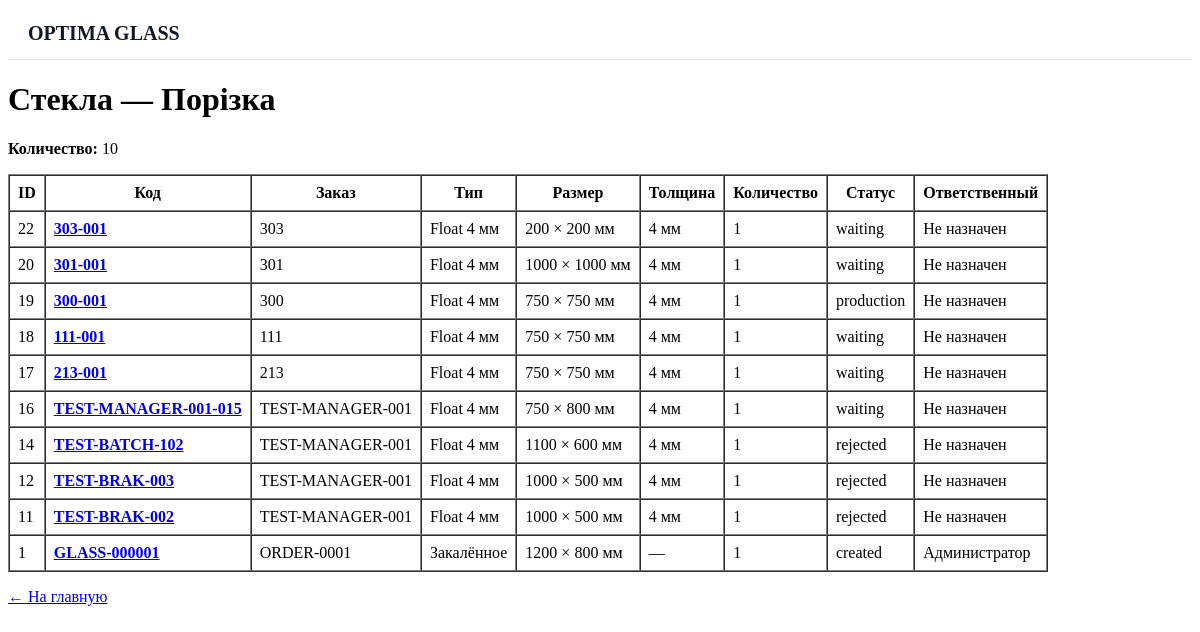
/stage.php?stage=Порізка (signed in), run on the app's committed database.
### tables this page shows
CREATE TABLE glasses (
        id INTEGER PRIMARY KEY AUTOINCREMENT,
        code TEXT NOT NULL UNIQUE,
        order_number TEXT,
        glass_type TEXT,
        width INTEGER,
        height INTEGER,
        quantity INTEGER NOT NULL DEFAULT 1,
        status TEXT NOT NULL DEFAULT 'created',
        current_location TEXT,
        employee_id INTEGER,
        comment TEXT,
        created_at TEXT NOT NULL DEFAULT CURRENT_TIMESTAMP,
        updated_at TEXT NOT NULL DEFAULT CURRENT_TIMESTAMP, order_id INTEGER, order_item_id INTEGER, thickness REAL, route_id INTEGER, current_step_id INTEGER,
        FOREIGN KEY (employee_id) REFERENCES users(id)
    );

CREATE TABLE users (
        id INTEGER PRIMARY KEY AUTOINCREMENT,
        name TEXT NOT NULL,
        email TEXT NOT NULL UNIQUE,
        password TEXT NOT NULL,
        role TEXT NOT NULL DEFAULT 'employee',
        active INTEGER NOT NULL DEFAULT 1,
        created_at TEXT NOT NULL DEFAULT CURRENT_TIMESTAMP
    , stage_id INTEGER REFERENCES production_stages(id));

### public/stage.php (the view, shortened to what this page needs)
<?php
require __DIR__ . '/../src/db.php';
$stage = trim($_GET['stage'] ?? '');
$stmt = $db->prepare("
    SELECT
        g.id,
        g.code,
        g.order_number,
        g.glass_type,
        g.width,
        g.height,
        g.thickness,
        g.quantity,
        g.status,
        g.employee_id,
        u.name AS employee_name
    FROM glasses g
    LEFT JOIN route_steps rs
        ON rs.id = g.current_step_id
    LEFT JOIN users u
        ON u.id = g.employee_id
    WHERE rs.name = :stage
    ORDER BY g.id DESC
");
$stmt->execute([
    ':stage' => $stage,
]);
$glasses = $stmt->fetchAll();
?>
<!DOCTYPE html>
<html lang="ru">
<head>
</head>
<body>
<?php require __DIR__ . '/../src/partials/header.php'; ?>
<h1>
    Стекла — <?= htmlspecialchars($stage, ENT_QUOTES, 'UTF-8') ?>
</h1>
<p>
    <strong>Количество:</strong>
    <?= count($glasses) ?>
</p>
<?php if ($glasses): ?>
<table border="1" cellpadding="8" cellspacing="0">
    <thead>
        <tr>
            <th>ID</th>
            <th>Код</th>
            <th>Заказ</th>
            <th>Тип</th>
            <th>Размер</th>
            <th>Толщина</th>
            <th>Количество</th>
            <th>Статус</th>
            <th>Ответственный</th>
        </tr>
    </thead>
    <tbody>
    <?php foreach ($glasses as $glass): ?>
        <tr>
            <td>
                <?= (int) $glass['id'] ?>
            </td>
            <td>
                <a href="/glass.php?code=<?= urlencode($glass['code']) ?>">
                    <strong>
                        <?= htmlspecialchars($glass['code'], ENT_QUOTES, 'UTF-8') ?>
                    </strong>
                </a>
            </td>
            <td>
                <?= htmlspecialchars($glass['order_number'] ?? '', ENT_QUOTES, 'UTF-8') ?>
            </td>
            <td>
                <?= htmlspecialchars($glass['glass_type'] ?? '', ENT_QUOTES, 'UTF-8') ?>
            </td>
            <td>
                <?= (int) $glass['width'] ?>
                ×
                <?= (int) $glass['height'] ?>
                мм
            </td>
            <td>
                <?php if ($glass['thickness'] !== null): ?>
                    <?= htmlspecialchars((string) $glass['thickness'], ENT_QUOTES, 'UTF-8') ?> мм
                <?php else: ?>
                    —
                <?php endif; ?>
            </td>
            <td>
                <?= (int) $glass['quantity'] ?>
            </td>
            <td>
                <?= htmlspecialchars($glass['status'], ENT_QUOTES, 'UTF-8') ?>
            </td>
            <td>
                <?= htmlspecialchars($glass['employee_name'] ?? 'Не назначен', ENT_QUOTES, 'UTF-8') ?>
            </td>
        </tr>
    <?php endforeach; ?>
    </tbody>
</table>
<?php else: ?>
<p>
    На этом этапе сейчас нет стекол.
</p>
<?php endif; ?>
<p>
    <a href="/">← На главную</a>
</p>
</body>
</html>

### data on the page
glasses: id "22", code "303-001", order_number "303", glass_type "Float 4 мм", width "200", height "200", thickness "4", quantity "1", status "waiting", employee_name "Не назначен"
glasses: id "20", code "301-001", order_number "301", glass_type "Float 4 мм", width "1000", height "1000", thickness "4", quantity "1", status "waiting", employee_name "Не назначен"
glasses: id "19", code "300-001", order_number "300", glass_type "Float 4 мм", width "750", height "750", thickness "4", quantity "1", status "production", employee_name "Не назначен"
glasses: id "18", code "111-001", order_number "111", glass_type "Float 4 мм", width "750", height "750", thickness "4", quantity "1", status "waiting", employee_name "Не назначен"
glasses: id "17", code "213-001", order_number "213", glass_type "Float 4 мм", width "750", height "750", thickness "4", quantity "1", status "waiting", employee_name "Не назначен"
glasses: id "16", code "TEST-MANAGER-001-015", order_number "TEST-MANAGER-001", glass_type "Float 4 мм", width "750", height "800", thickness "4", quantity "1", status "waiting", employee_name "Не назначен"
glasses: id "14", code "TEST-BATCH-102", order_number "TEST-MANAGER-001", glass_type "Float 4 мм", width "1100", height "600", thickness "4", quantity "1", status "rejected", employee_name "Не назначен"
glasses: id "12", code "TEST-BRAK-003", order_number "TEST-MANAGER-001", glass_type "Float 4 мм", width "1000", height "500", thickness "4", quantity "1", status "rejected", employee_name "Не назначен"
glasses: id "11", code "TEST-BRAK-002", order_number "TEST-MANAGER-001", glass_type "Float 4 мм", width "1000", height "500", thickness "4", quantity "1", status "rejected", employee_name "Не назначен"
glasses: id "1", code "GLASS-000001", order_number "ORDER-0001", glass_type "Закалённое", width "1200", height "800", quantity "1", status "created", employee.name "Администратор"

### other printed values
$stage "Порізка"
count($glasses) "10"
